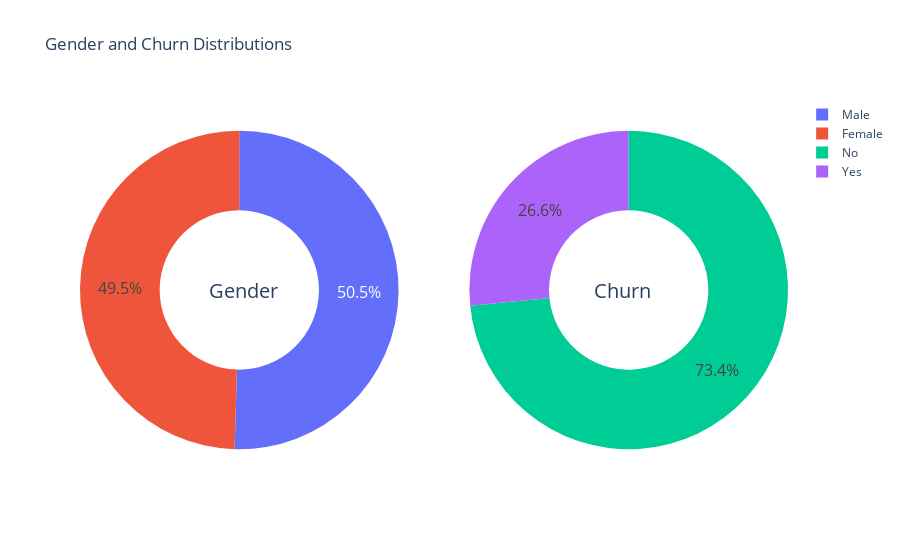

The notebook cell saved with this chart:
### Code cell
g_labels=['Male','Female']
c_labels=['No','Yes']
fig=make_subplots(rows=1,cols=2,specs=[[{'type':'domain'},{'type':'domain'}]])
fig.add_trace(go.Pie(labels=g_labels,values=df['gender'].value_counts(),name="Gender"),1,1)
fig.add_trace(go.Pie(labels=c_labels,values=df['Churn'].value_counts(),name="Churn"),1,2)
fig.update_traces(hole=.5,hoverinfo="label+percent+name",textfont_size=16)
fig.update_layout(title_text="Gender and Churn Distributions",annotations=[dict(text='Gender',x=0.18,y=0.5,font_size=20,showarrow=False),dict(text='Churn',x=0.81,y=0.5,font_size=20,showarrow=False)])
fig.show()

### Figure 1 — Plotly figure (JSON) as saved in the notebook; plotly's stock layout.template omitted (floating-point values rounded to 4 significant figures)
{"data": [{"domain": {"x": [0, 0.45], "y": [0, 1]}, "hole": 0.5, "hoverinfo": "label+percent+name", "labels": ["Male", "Female"], "name": "Gender", "textfont": {"size": 16}, "type": "pie", "values": [3549, 3483]}, {"domain": {"x": [0.55, 1], "y": [0, 1]}, "hole": 0.5, "hoverinfo": "label+percent+name", "labels": ["No", "Yes"], "name": "Churn", "textfont": {"size": 16}, "type": "pie", "values": [5163, 1869]}], "layout": {"annotations": [{"font": {"size": 20}, "showarrow": false, "text": "Gender", "x": 0.18, "y": 0.5}, {"font": {"size": 20}, "showarrow": false, "text": "Churn", "x": 0.81, "y": 0.5}], "autosize": true, "title": {"text": "Gender and Churn Distributions"}}}
